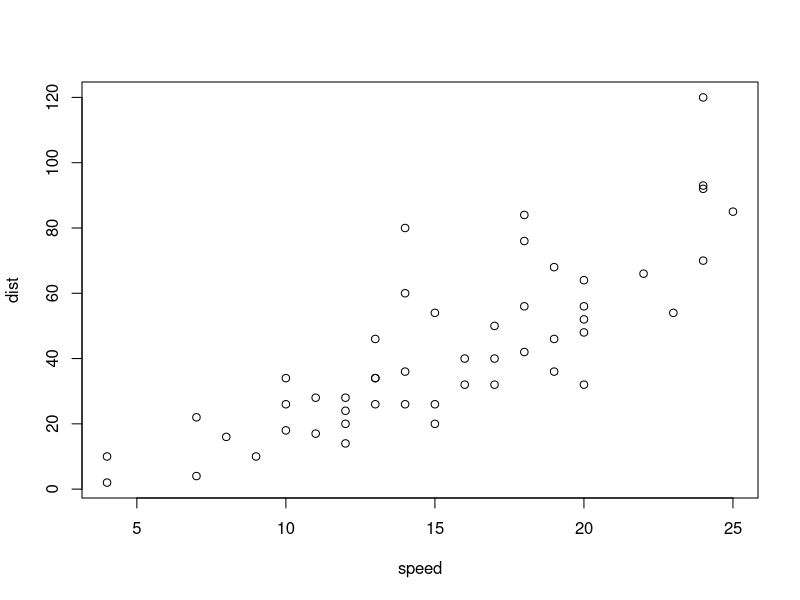
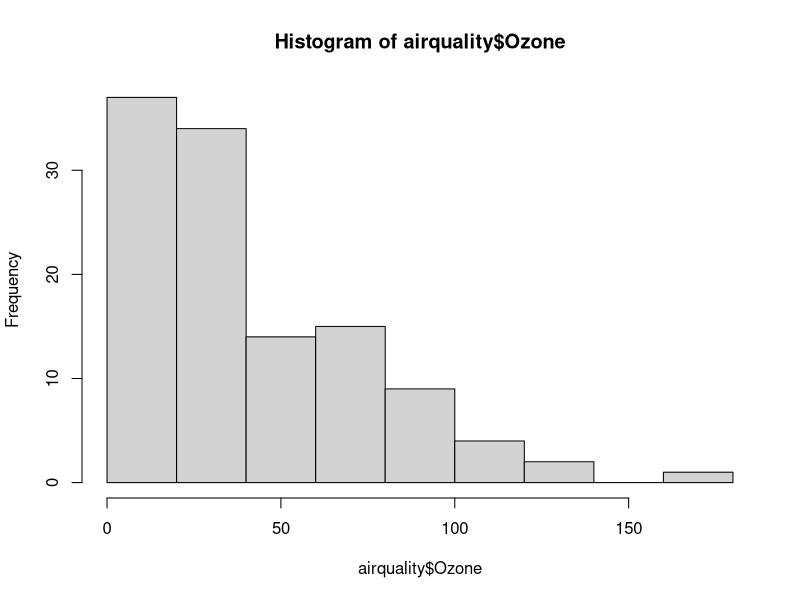
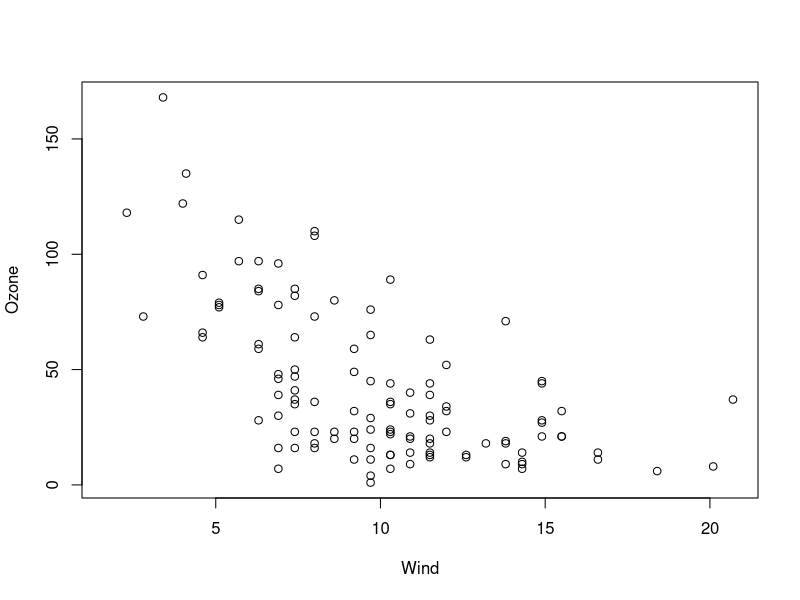
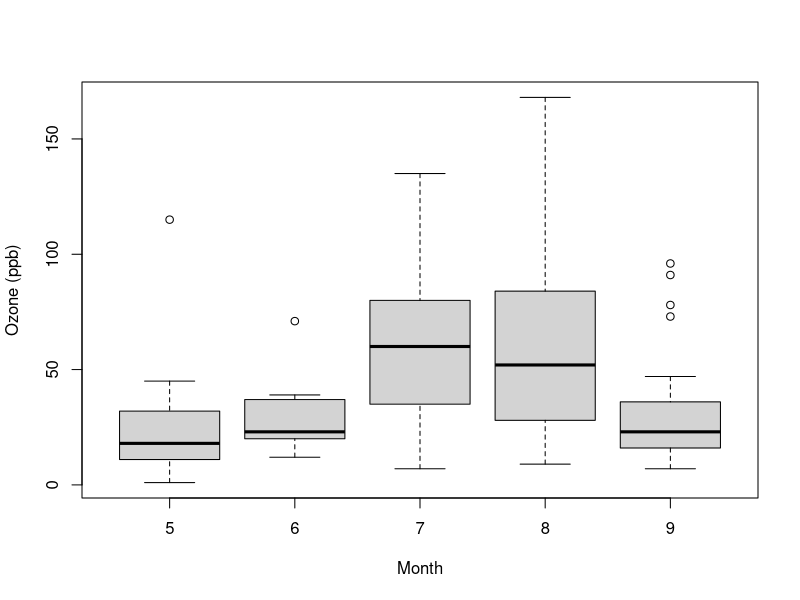
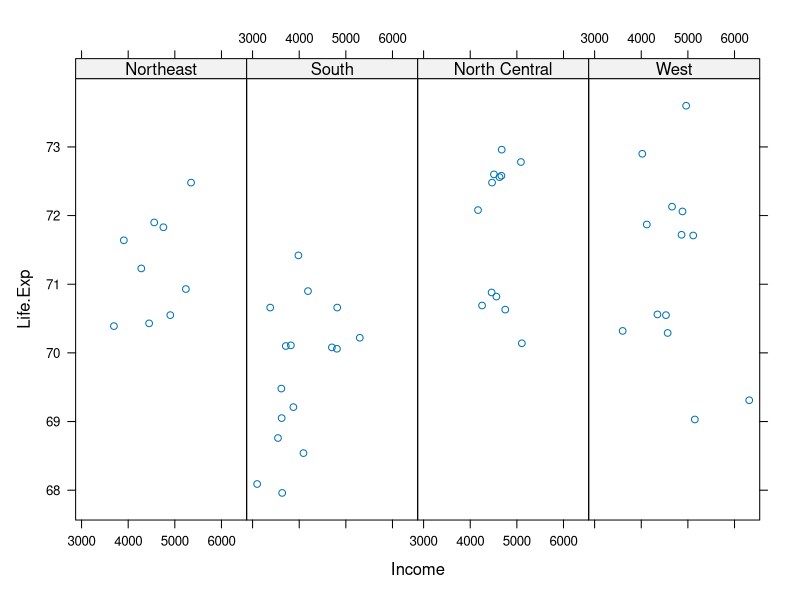
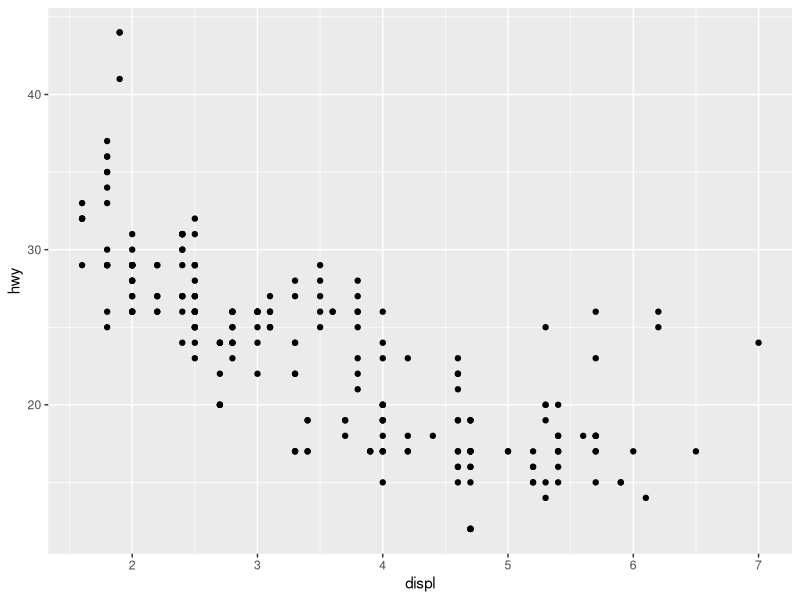

Reproduce these figures in R, in order.
## ---- chunk 1
library(datasets)
data(cars)
with(cars, plot(speed, dist))
## ---- chunk 2
library(datasets)
hist(airquality$Ozone)
## ---- chunk 3
library(datasets)
with(airquality, plot(Wind, Ozone))
## ---- chunk 4
library(datasets)
airquality <- transform(airquality, Month = factor(Month))
boxplot(Ozone ~ Month, airquality, xlab = "Month", ylab = "Ozone (ppb)")
## ---- chunk 5
library(lattice)
state <- data.frame(state.x77, region = state.region)
xyplot(Life.Exp ~ Income | region, data = state, layout = c(4, 1))
## ---- chunk 6
library(ggplot2)
data(mpg)
qplot(displ, hwy, data = mpg)
